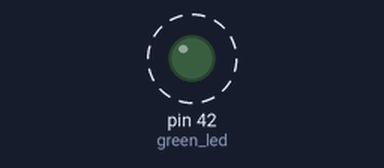
A program run on a simulated MicroPython board. Shown: output pins drawn as LEDs (lit = HIGH). Dashed ring = blinking.

Above: at 0.5 s.
Timing chart, 0 to 4.6 s (numbered marks = the images above):
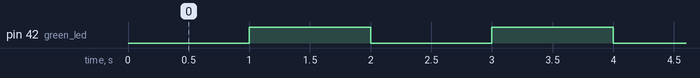

Measured:
- by itself, pin 42 (green_led): alternates HIGH for 1.0 s and LOW for 1.0 s

The program:

2-1.LED_____3.py
```python
from machine import Pin
import time

green_led = Pin(42,Pin.OUT)

try:
    while True:
        green_led.off()
        time.sleep(1.0)
        green_led.on()
        time.sleep(1.0)

except KeyboardInterrupt:
    green_led.off()
    print("코드를 종료합니다.")
```
